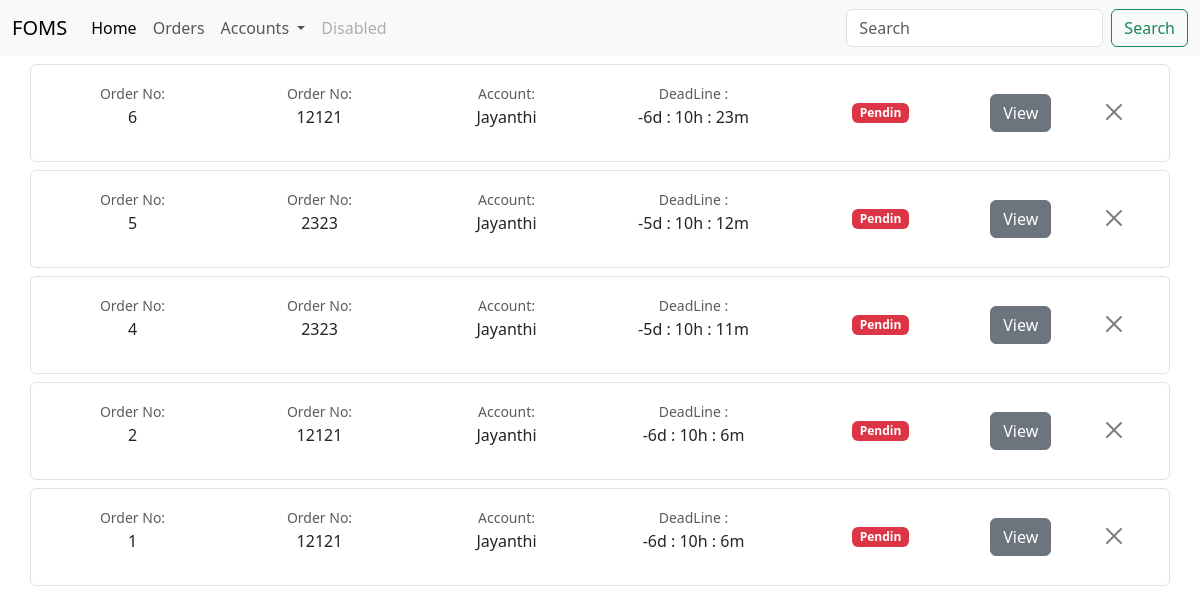
/Jayanthi, run on the app's committed database.
### website/models.py (models this page shows)
class FiverrOrder(db.Model):
    foid = db.Column(db.Integer, primary_key=True)
    fono = db.Column(db.String, nullable=False)
    account_name = db.Column(db.String, nullable=False)
    date = db.Column(db.DateTime, nullable=False)
    soundcloud_tracks = db.relationship(
        'SoundcloudTrack', backref='fiverr_order', lazy='dynamic')

### website/views.py (the view)
@views.route('/Jayanthi')
def jayanthi_order_load():
    account_name = 'Jayanthi'  # Replace with the account_name you want to query
    orders = FiverrOrder.query.filter_by(
        account_name=account_name).order_by(desc(FiverrOrder.foid)).all()
    time = calculate(orders)
    return render_template("jayanthi.html", orders=orders, time=time)

### website/Timecal.py (called while the page is built)
def calculate(orders):
    asia_colombo_tz = pytz.timezone('Asia/Colombo')
    time = {}
    for order in orders:
        current_time = datetime.now()
        End_date = order.date
        remain_time = End_date - current_time
        hours, remainder = divmod(remain_time.seconds, 3600)
        minutes, seconds = divmod(remainder, 60)
        time[order.foid] = {
            'date': remain_time.days,
            'hours': hours,
            'minutes': minutes,
        }
    return time

### website/templates/jayanthi.html (shortened to what this page needs)
{% extends "base.html"%}{%block title%}Orders{%endblock%} {% block content%}
{%for order in orders %}
<div class="container">
  <div class="row my-2 border rounded p-2">
    <div
      class="col-md-2 d-flex align-items-center justify-content-center custom-column"
    >
      <p class="text-center">
        <small class="text-body-secondary">Order No:</small
        ><br />{{order['foid']}}
      </p>
    </div>
    <div
      class="col-md-2 d-flex align-items-center justify-content-center custom-column"
    >
      <p class="text-center">
        <small class="text-body-secondary">Order No:</small
        ><br />{{order['fono']}}
      </p>
    </div>
    <div
      class="col-md-2 d-flex align-items-center justify-content-center custom-column"
    >
      <p class="text-center">
        <small class="text-body-secondary">Account:</small
        ><br />{{order['account_name']}}
      </p>
    </div>
    <div
      class="col-md-2 d-flex align-items-center justify-content-center custom-column"
    >
      <p class="text-center">
        <small class="text-body-secondary">DeadLine :</small
        ><br />{{time[order['foid']]['date']}}d :
        {{time[order['foid']]['hours']}}h :
        {{time[order['foid']]['minutes']}}m<br />
      </p>
    </div>
    <div
      class="col-md-2 d-flex align-items-center justify-content-center custom-column"
    >
      <span class="badge text-bg-danger">Pendin</span>
    </div>
    <div
      class="col-md-1 d-flex align-items-center justify-content-center custom-column"
    >
      <a href="/tracks?foid={{order['foid']}}" class="btn btn-secondary"
        >View</a
      >
    </div>
    <div
      class="col-md-1 d-flex align-items-center justify-content-center custom-column"
    >
      <form action="delete" method="post">
        <button
          type="submit"
          class="btn-close"
          id="submitBtn"
          value="submit"
          aria-label="Close"
        ></button>
      </form>
    </div>
  </div>
</div>
{% endfor %} {%endblock%}

### website/templates/jayanthi.html (style rules this page uses)
.custom-column { padding: 0.5rem; margin: 0; }

### data on the page
FiverrOrder: foid "6", fono "12121", account_name "Jayanthi", foid "-6", foid "10", foid "23"
FiverrOrder: foid "5", fono "2323", account_name "Jayanthi", foid "-5", foid "10", foid "12"
FiverrOrder: foid "4", fono "2323", account_name "Jayanthi", foid "-5", foid "10", foid "11"
FiverrOrder: foid "2", fono "12121", account_name "Jayanthi", foid "-6", foid "10", foid "6"
FiverrOrder: foid "1", fono "12121", account_name "Jayanthi", foid "-6", foid "10", foid "6"
